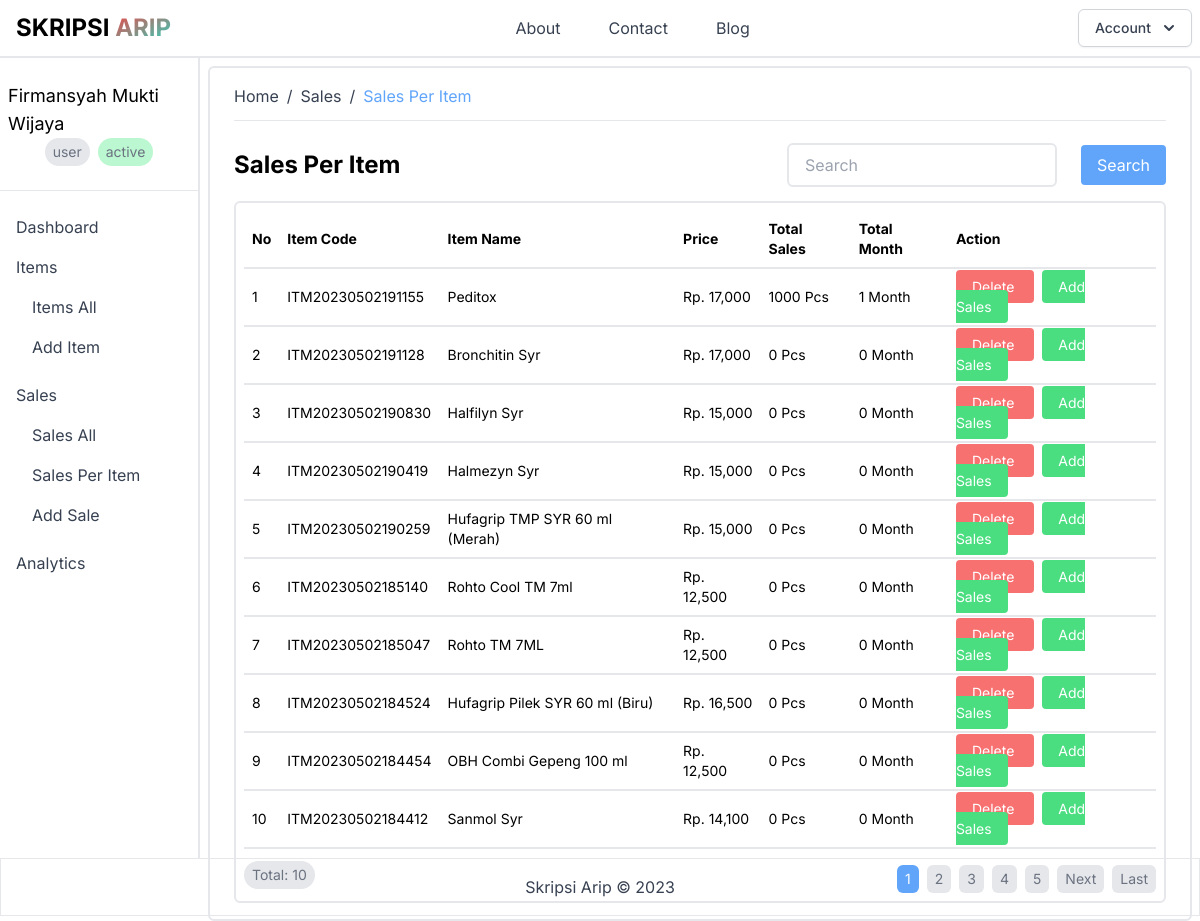
The page /sales_per_item.php (signed in) on the database its author committed.
### tables this page shows
CREATE TABLE `items` (
  `id` int(11) NOT NULL,
  `code` varchar(32) NOT NULL,
  `name` varchar(128) NOT NULL,
  `price` varchar(256) NOT NULL,
  `stock` varchar(256) NOT NULL,
  `created_at` datetime NOT NULL,
  `updated_at` datetime NOT NULL,
  `id_user` int(11) NOT NULL
);

### public/sales_per_item.php (the view, shortened to what this page needs)
<?php
require_once("config.php");
$limit = 10;
$page = isset($_GET["page"]) ? (int)$_GET["page"] : 1;
$start = ($page > 1) ? ($page * $limit) - $limit : 0;
$items = mysqli_query($conn, "SELECT i.id, i.code, i.name, i.price, SUM(s.sold) AS total_sales, COUNT(DISTINCT CONCAT(s.month, s.year)) AS total_month FROM items i LEFT JOIN sales s ON i.id = s.id_item GROUP BY i.id ORDER BY i.id DESC LIMIT $start, $limit");
$next_page = $page + 1;
$no = $start + 1;
?>
<!DOCTYPE html>
<html lang="id">
<head>
    <link rel="stylesheet" href="css/output.css">
</head>
<body class="font-inter">
    <header class="bg-white w-full border-b-2 border-gray-200">
        <?php
            include("components/navbar.php");
        ?>
    </header>
    <div class="container-fluid mx-auto h-auto">
        <div class="flex">
            <?php
                include("components/sidebar.php");
            ?>
            <div class="w-10/12 h-screen p-2">
                <div class="w-full h-auto border-2 border-gray-200 rounded-md py-4 px-6">
                    <div class="flex items-center gap-2 mb-3">
                        <a href="dashboard.php" class="text-gray-700 hover:text-gray-950">Home</a>
                        <span class="text-gray-700">/</span>
                        <a href="sales.php" class="text-gray-700 hover:text-gray-950">Sales</a>
                        <span class="text-gray-700">/</span>
                        <a href="sales_per_item.php" class="text-blue-400 hover:text-blue-600">Sales Per Item</a>
                    </div>
                    <hr>
                    <div class="flex flex-col gap-4 mt-4">
                        <div class="flex flex-col gap-2">
                            <div class="flex flex-row items-center justify-between">
                                <div class="flex flex-row items-center gap-2">
                                    <h1 class="text-2xl font-bold">Sales Per Item</h1>
                                </div>
                                <div class="flex flex-row items-center gap-2">
                                    <input type="text" name="search" id="search"
                                        class="border-2 border-gray-200 rounded-md px-4 py-2 focus:outline-none focus:border-blue-400"
                                        placeholder="Search">
                                    <button type="button"
                                        class="bg-blue-400 text-white px-4 py-2 rounded ml-4 my-2 hover:bg-blue-600">
                                        Search
                                    </button>
                                </div>
                            </div>
                            <div class="w-full h-auto border-2 border-gray-200 rounded-md py-2 px-2">
                                <table class="w-full text-left text-sm">
                                    <thead class="border-b-2 border-gray-200">
                                        <tr>
                                            <th class="px-2 py-2">No</th>
                                            <th class="px-2 py-2">Item Code</th>
                                            <th class="px-2 py-2">Item Name</th>
                                            <th class="px-2 py-2">Price</th>
                                            <th class="px-2 py-2">Total Sales</th>
                                            <th class="px-2 py-2">Total Month</th>
                                            <th class="px-2 py-2">Action</th>
                                        </tr>
                                    </thead>
                                    <tbody>
                                        <?php
                                            while($item = mysqli_fetch_array($items)){
                                        ?>
                                        <tr class="border-b-2 border-gray-200">
                                            <td class="px-2 py-2"><?php echo $no++; ?></td>
                                            <td class="px-2 py-2"><?php echo $item["code"]; ?></td>
                                            <td class="px-2 py-2"><?php echo $item["name"]; ?></td>
                                            <td class="px-2 py-2">Rp. <?php echo number_format($item["price"]); ?></td>
                                            <td class="px-2 py-2"><?php echo $item["total_sales"] == null ? 0 : $item["total_sales"]; ?> Pcs</td>
                                            <td class="px-2 py-2"><?php echo $item["total_month"] == null ? 0 : $item["total_month"]; ?> Month</td>
                                            <td class="px-2 py-2">
                                                <a href="delete_item.php?id=<?php echo $item["id"]; ?>"
                                                    class="bg-red-400 text-white px-4 py-2 rounded hover:bg-red-600 mr-2"
                                                    onclick="return confirm('Are you sure you want to delete this item?');">
                                                    Delete
                                                </a>
                                                <?php
                                                    if($item["total_month"] < 36){
                                                ?>
                                                <a href="sales_add_item.php?id=<?php echo $item["id"]; ?>"
                                                    class="bg-green-400 text-white px-4 py-2 rounded hover:bg-green-600 mr-2">
                                                    Add Sales
                                                </a>
                                                <?php
                                                    }
                                                ?>
                                            </td>
                                        </tr>
                                        <?php
                                            }
                                        ?>
                                    </tbody>
                                </table>
                                <div class="flex flex-row items-center justify-between mt-2">
                                    <h2 class="text-sm text-gray-500 bg-gray-200 px-2 py-1 rounded-full">Total: 10</h2>
                                    <div class="flex flex-row items-center justify-end gap-2 mt-2 text-sm">
                                        <?php
                                            $sql = "SELECT * FROM items";
                                            $result = mysqli_query($conn, $sql);
                                            $total_data = mysqli_num_rows($result);
                                            $total_page = ceil($total_data / $limit);
                                        ?>
                                        <?php
                                            for($i = 1; $i <= $total_page; $i++){
                                                if($i == $page){
                                                    $active = "bg-blue-400 text-white";
                                                }else{
                                                    $active = "bg-gray-200 text-gray-500 hover:bg-gray-400";
                                                }
                                        ?>
                                        <a href="sales_per_item.php?page=<?php echo $i; ?>"
                                            class="<?php echo $active; ?> px-2 py-1 rounded-md">
                                            <?php echo $i; ?>
                                        </a>
                                        <?php
                                            }
                                            if($page < $total_page){
                                        ?>
                                        <a href="sales_per_item.php?page=<?php echo $next_page; ?>"
                                            class="bg-gray-200 text-gray-500 px-2 py-1 rounded-md hover:bg-gray-400">
                                            Next
                                        </a>
                                        <a href="sales_per_item.php?page=<?php echo $total_page; ?>"
                                            class="bg-gray-200 text-gray-500 px-2 py-1 rounded-md hover:bg-gray-400">
                                            Last
                                        </a>
                                        <?php
                                            }
                                        ?>
                                    </div>
                                </div>
                            </div>
                        </div>
                    </div>
                </div>
            </div>
        </div>
        <?php
            include("components/footer.php");
        ?>
</body>
</html>

### rows shown on the page
items: code "ITM20230502191155", name "Peditox", price "17,000", total_sales "1000", total_month "1"
items: code "ITM20230502191128", name "Bronchitin Syr", price "17,000", total_month "0"
items: code "ITM20230502190830", name "Halfilyn Syr", price "15,000", total_month "0"
items: code "ITM20230502190419", name "Halmezyn Syr", price "15,000", total_month "0"
items: code "ITM20230502190259", name "Hufagrip TMP SYR 60 ml (Merah)", price "15,000", total_month "0"
items: code "ITM20230502185140", name "Rohto Cool TM 7ml", price "12,500", total_month "0"
items: code "ITM20230502185047", name "Rohto TM 7ML", price "12,500", total_month "0"
items: code "ITM20230502184524", name "Hufagrip Pilek SYR 60 ml (Biru)", price "16,500", total_month "0"
items: code "ITM20230502184454", name "OBH Combi Gepeng 100 ml", price "12,500", total_month "0"
items: code "ITM20230502184412", name "Sanmol Syr", price "14,100", total_month "0"

### other values the page prints
$_SESSION["fullname"] "Firmansyah Mukti Wijaya"
$_SESSION["role"] "user"
$_SESSION["status"] "active"
